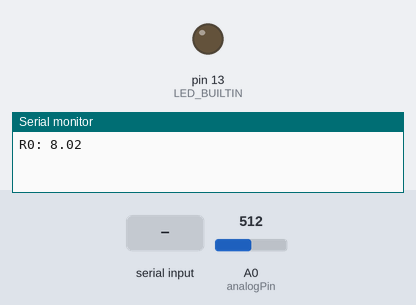
Bench run of a sketch on a simulated Arduino Uno, built with avr-gcc and run on an emulated ATmega328P. Parts: output pins drawn as LEDs (lit = HIGH), the last lines printed to the serial monitor. The inputs (shaded band) are chosen by the test bench; at power-on: A0 (analogPin) = 512.

Above: at 1.2 s.
1.3 s: "1\n" received over the second serial link
At 2.2 s:
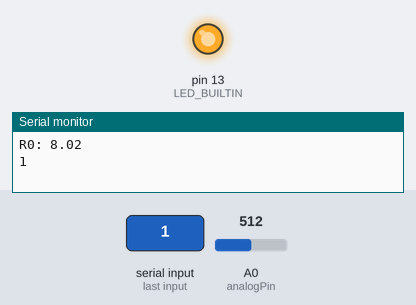
2.8 s: "0\n" received over the second serial link
At 3.6 s:
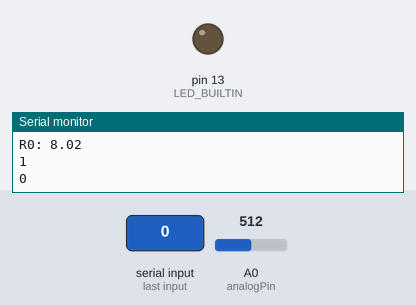
4.3 s: "2\n" received over the second serial link
At 5.1 s:
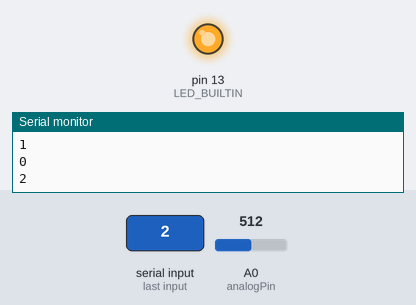
Timing chart, 0 to 7.3 s (numbered marks = the images above; inputs shaded):
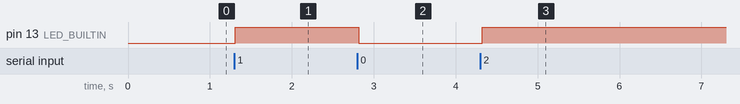

The sketch:

alcoholtester.ino
```cpp
#include <AltSoftSerial.h>

#define PACKAGE_LENGTH 20
#define DEBUG

// AltSoftSerial always uses these pins:
//
// Board          Transmit  Receive   PWM Unusable
// -----          --------  -------   ------------
// Arduino Uno        9         8         10

// Arduino Uno Pin 9 <==> Bluetooth 4.0 UART CC2541 HM-10 RX
// Arduino Uno Pin 8 <==> Bluetooth 4.0 UART CC2541 HM-10 TX
// Arduino Uno Pin VCC <==> Bluetooth 4.0 UART CC2541 HM-10 VCC
// Arduino Uno Pin GND <==> Bluetooth 4.0 UART CC2541 HM-10 GND

AltSoftSerial hmSerial;
int en_pin = 10;
char buf[PACKAGE_LENGTH];
bool receive = false;
int ledState = LOW;
int test = 0;
int analogPin = 0;
float sensorVolt = 0.0f;
float sensorVoltPre = 0.0f;
float RS;
float R0;
int R2 = 481;  // use multimeter to measure
float ratio;
float BAC;
float Vin = 4.0;

void setup() {
  // put your setup code here, to run once:
  hmSerial.begin(19200);
  Serial.begin(9600);
  pinMode(LED_BUILTIN, OUTPUT);

  calibration();

}

void loop() {
  if (Serial.available()) {
    String data = Serial.readString();
    sendCommand(data);
  }

  readSerialHM();

  alcoholDataSend();

  delay(30);
}

void alcoholDataSend(){
  int sensorValue = 0;
  for(int i=0; i < 10; i++){
    sensorValue += analogRead(analogPin);
  }
  sensorVolt = ((float)sensorValue/10)/1024*Vin;
  sensorValue /= 10;

  RS = ((Vin * R2)/sensorVolt) - R2;
  ratio = RS/R0;// ratio = RS/R0

  String data = String(sensorValue);
  data += '\n';
  sendCommand(data);
}

void calibration(){
  int sensorValue = analogRead(A0);
  for(int i=0; i < 1000; i++){
    sensorVolt +=(float)sensorValue/1024*Vin;
  }
  sensorVolt /= 1000.0f;
  RS = ((Vin * R2)/sensorVolt) - R2;
  R0 = RS / 60;
  Serial.print("R0: ");
  Serial.println(R0);
}

void readSerialHM(){
  String reply;
  String strX;
  String strW;
  String strY;
  String strH;
  while (hmSerial.available()) {
    reply = hmSerial.readStringUntil('\n');
  }

#ifdef DEBUG
  if(reply.length() > 0){
    if(ledState==LOW){
      digitalWrite(LED_BUILTIN, HIGH);
      ledState = HIGH;
    }else{
      digitalWrite(LED_BUILTIN, LOW);
      ledState = LOW;
    }
    receive = true;
    Serial.println(reply);
  }
#endif
}

void sendCommand(String command){
  if (command.length() > PACKAGE_LENGTH){
    return;
  }
  // Serial.print("sendcommand: ");
  // Serial.println(command);
  // Serial.print("sendcommand length ");
  // Serial.println(command.length());
  command.toCharArray(buf,command.length());
  buf[command.length()]='\r';
  buf[command.length()+1]='\n';
  hmSerial.println(buf);
  receive = false;
  for(int i=0 ; i < 20; i++){
      buf[i] = '\0';
  }
}
```

Measured:
- after the input at 1.3 s, pin 13 (LED_BUILTIN): LOW → HIGH at once
- after the input at 2.8 s, pin 13 (LED_BUILTIN): HIGH → LOW at once
- after the input at 4.3 s, pin 13 (LED_BUILTIN): LOW → HIGH at once
